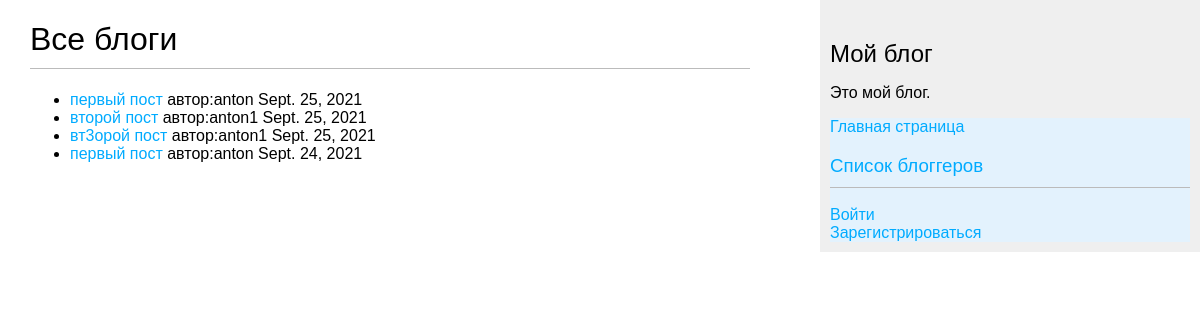
The app's page /blog/all/ with its own data.
### app/models.py (models this page shows, shortened)
class Post(models.Model):
    title=models.CharField(max_length=200)
    text=models.CharField(max_length=200)
    slug=models.SlugField(max_length=200, blank=True)
    author=models.ForeignKey(User, on_delete=models.CASCADE)
    created_on=models.DateField(auto_now_add=True)
    status=models.IntegerField(choices=STATUS,default=0)
    class Meta:
        ordering=['-created_on']

### app/views.py (the view)
# urls.py: path('all/', views.PostListView.as_view(), name='all'),
class PostListView(ListView):
    model=Post
    paginate_by=5
    template_name='allblogs.html'

### templates/allblogs.html
{% extends 'base.html' %}
{% block  content%}
<h1>Все блоги</h1>
<ul>
{% for post in object_list%}
<li>
<a href="{% url 'detail' post.pk %}">{{post.title}}</a> автор:{{post.author}} {{post.created_on}}
</li>
{% endfor %}
</ul>
{% endblock content %}

### templates/base.html (shortened to what this page needs)
{% load static %}
<!DOCTYPE html>
<html>
<head>
  <link href="{% static "css/blog.css" %}" rel="stylesheet">
</head>
<body>
  <div id="content">
{% block content %}
{% endblock content %}
</div>
  <div id="sidebar">
    <h2>Мой блог</h2>
    <p>Это мой блог.
    {% include "nav.html" %}
</div>

### templates/nav.html (shortened to what this page needs)
<nav class="navbar navbar-light" style="background-color: #e3f2fd;">
<nav class="my-2 my-md-0 mr-md-3">
<h><a href="{% url "all" %}">Главная страница</a></h>
<h1><a href="{% url "allauthors" %}">Список блоггеров</a></h1>
<span class=="user">
{% if request.user.is_authenticated %}
Привет, {{request.user.username}}
<a href="{% url "logout" %}">Выйти</a>
{% else %}
<a href="{% url "login" %}">Войти</a>
<a href="{% url "register" %}">Зарегистрироваться</a>
{% endif %}
</span>
</nav>
</nav>

### static/css/blog.css (style rules this page uses)
body { margin:0; padding:0; font-family:helvetica, sans-serif; }
a { color:#00abff; text-decoration:none; }
h1 { font-weight:normal; border-bottom:1px solid #bbb; padding:0 0 10px 0; }
h2 { font-weight:normal; margin:30px 0 0; }
#content { float:left; width:60%; padding:0 0 0 30px; }
#sidebar { float:right; width:30%; padding:10px; background:#efefef; height:100%; }

### records on screen
Post: title "первый пост", author "anton", created_on "Sept. 25, 2021"
Post: title "второй пост", author "anton1", created_on "Sept. 25, 2021"
Post: title "вт3орой пост", author "anton1", created_on "Sept. 25, 2021"
Post: title "первый пост", author "anton", created_on "Sept. 24, 2021"
